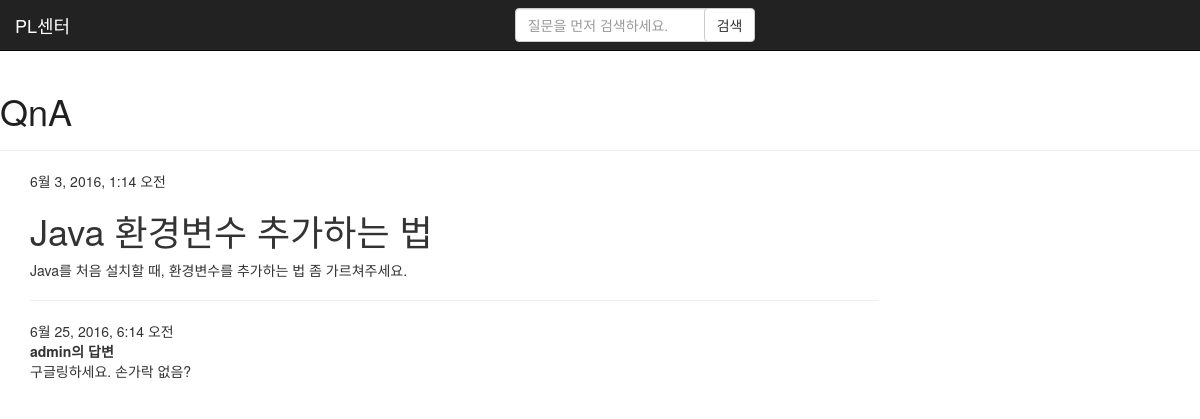
Page /2/ on the committed database.
### qna/models.py (models this page shows, shortened)
class Question(models.Model):
    user = models.ForeignKey('auth.User')
    title = models.CharField(max_length=80)
    content = models.TextField()
    created_date = models.DateTimeField(default=timezone.now)
    updated_date = models.DateTimeField(default=timezone.now, blank=True, null=True)

class Answer(models.Model):
    question = models.ForeignKey('qna.Question', related_name='answers')
    user = models.ForeignKey('auth.User')
    content = models.TextField()
    created_date = models.DateTimeField(default=timezone.now)
    updated_date = models.DateTimeField(default=timezone.now, blank=True, null=True)
    approved = models.BooleanField(default=False)

### qna/views.py (the view)
# urls.py: url(r'^(?P<pk>\d+)/$', views.question_detail, name='question_detail'),
def question_detail(request, pk):
    question = get_object_or_404(Question, pk=pk)
    return render(request, 'qna/question_detail.htm', {'question': question})

### templates/qna/question_detail.htm (shortened to what this page needs)
{% extends 'base.htm' %}
{% block content %}
<div id="question" class="question">
    {% if question.updated_date %}
    <div class="date">
        {{ question.updated_date }}
    </div>
    {% endif %}
    <h1>{{ question.title }}</h1>
    <p>{{ question.content|safe }}</p>
</div>
<hr>
    {% for answer in question.answers.all %}
    <div id="answer" class="answer">
        <div class="date">{{ answer.updated_date }}</div>
        <strong>{{ answer.user }}의 답변</strong>
        <p>{{ answer.content|safe }}</p>
    </div>
    {% empty %}
    <div id="answer" class="answer">
        <p>아직 답변이 없습니다 ㅠ.ㅠ</p>
    </div>
    {% endfor %}
{% endblock %}

### rows in the picture
Question: updated_date "6월 3, 2016, 1:14 오전", title "Java 환경변수 추가하는 법", content "Java를 처음 설치할 때, 환경변수를 추가하는 법 좀 가르쳐주세요."
Answer: updated_date "6월 25, 2016, 6:14 오전", user "admin", content "구글링하세요. 손가락 없음?"
